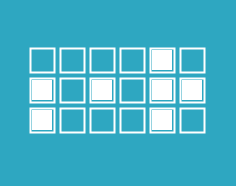
Frame 1 (no input)
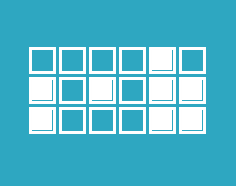
Frame 60 (the mouse pressed at the canvas centre just before this capture)
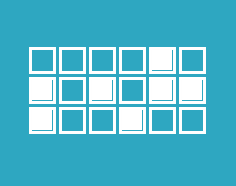
Frame 120 (the mouse held since frame 60 and released just before this capture)

The Processing sketch that drew these frames (run headless with seeded random() and noise(); from frame 60 on, the mouse is pressed at the canvas centre):

// Processing sketch: processing_7610
// ── processing_7610.pde

void setup() {
  background (#2ea7c1);
  size (236,186);
}

void draw() {
  
  int s = second();   
  int m = minute();
  int h = hour();
  
  for (int i=5;i>=0;i--) {
    
    strokeWeight(2);
    noFill();
    stroke(255);
    rect(180-(i*30),48,24,24);
    
    noStroke();
    fill(255);
    if(h >= pow(2,i))h-=pow(2,i);
    else fill(#2ea7c1);
    rect(182-(i*30),50,20,20);
        
    strokeWeight(2);
    noFill();
    stroke(255);
    rect(180-(i*30),78,24,24);
    
    noStroke();
    fill(255);
    if(m >= pow(2,i)) m-=pow(2,i);
    else fill(#2ea7c1);
    rect(182-(i*30),80,20,20);
        
    strokeWeight(2);
    noFill();
    stroke(255);
    rect(180-(i*30),108,24,24);
    
    noStroke();
    fill(255);
    if(s >= pow(2,i)) s-=pow(2,i);
    else fill(#2ea7c1);
    rect(182-(i*30),110,20,20);
    
    
  }
}
